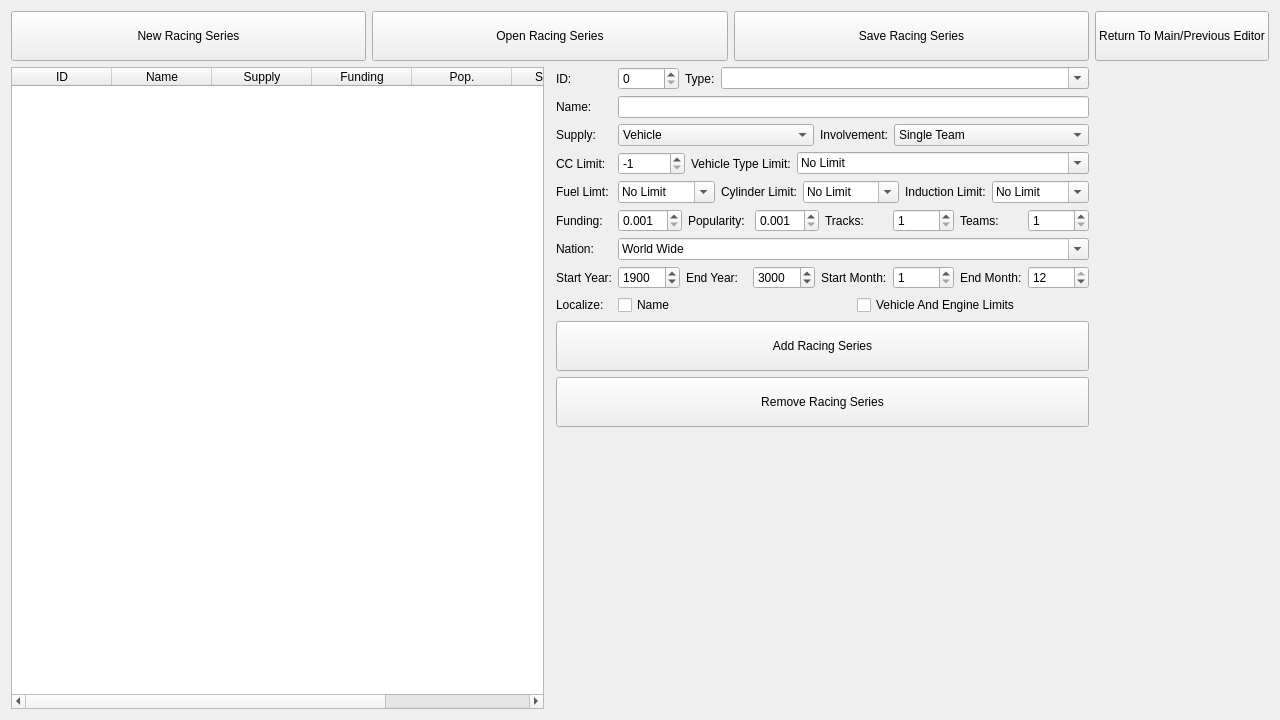
<?xml version="1.0" encoding="UTF-8"?>
<ui version="4.0">
 <class>RacingSeriesEditor</class>
 <widget class="QWidget" name="RacingSeriesEditor">
  <property name="geometry">
   <rect>
    <x>0</x>
    <y>0</y>
    <width>1280</width>
    <height>720</height>
   </rect>
  </property>
  <property name="windowTitle">
   <string>Form</string>
  </property>
  <layout class="QGridLayout" name="gridLayout">
   <item row="0" column="1" colspan="3">
    <layout class="QHBoxLayout" name="horizontalLayout">
     <item>
      <widget class="QPushButton" name="button_new">
       <property name="minimumSize">
        <size>
         <width>0</width>
         <height>50</height>
        </size>
       </property>
       <property name="text">
        <string>New Racing Series</string>
       </property>
      </widget>
     </item>
     <item>
      <widget class="QPushButton" name="button_open">
       <property name="minimumSize">
        <size>
         <width>0</width>
         <height>50</height>
        </size>
       </property>
       <property name="text">
        <string>Open Racing Series</string>
       </property>
      </widget>
     </item>
     <item>
      <widget class="QPushButton" name="button_save">
       <property name="minimumSize">
        <size>
         <width>0</width>
         <height>50</height>
        </size>
       </property>
       <property name="text">
        <string>Save Racing Series</string>
       </property>
      </widget>
     </item>
    </layout>
   </item>
   <item row="0" column="4">
    <layout class="QVBoxLayout" name="verticalLayout">
     <item>
      <widget class="QPushButton" name="button_return">
       <property name="minimumSize">
        <size>
         <width>0</width>
         <height>50</height>
        </size>
       </property>
       <property name="text">
        <string>Return To Main/Previous Editor</string>
       </property>
      </widget>
     </item>
    </layout>
   </item>
   <item row="1" column="1">
    <widget class="QTableWidget" name="table_series">
     <column>
      <property name="text">
       <string>ID</string>
      </property>
     </column>
     <column>
      <property name="text">
       <string>Name</string>
      </property>
     </column>
     <column>
      <property name="text">
       <string>Supply</string>
      </property>
     </column>
     <column>
      <property name="text">
       <string>Funding</string>
      </property>
     </column>
     <column>
      <property name="text">
       <string>Pop.</string>
      </property>
     </column>
     <column>
      <property name="text">
       <string>Start Date</string>
      </property>
     </column>
     <column>
      <property name="text">
       <string>End Date</string>
      </property>
     </column>
    </widget>
   </item>
   <item row="1" column="3">
    <layout class="QFormLayout" name="formLayout">
     <property name="fieldGrowthPolicy">
      <enum>QFormLayout::AllNonFixedFieldsGrow</enum>
     </property>
     <item row="0" column="0">
      <widget class="QLabel" name="label_2">
       <property name="text">
        <string>ID:</string>
       </property>
       <property name="alignment">
        <set>Qt::AlignLeading|Qt::AlignLeft|Qt::AlignVCenter</set>
       </property>
      </widget>
     </item>
     <item row="0" column="1">
      <layout class="QHBoxLayout" name="horizontalLayout_2">
       <item>
        <widget class="QSpinBox" name="spin_id">
         <property name="maximum">
          <number>99999</number>
         </property>
        </widget>
       </item>
       <item>
        <widget class="QLabel" name="label_3">
         <property name="text">
          <string>Type:</string>
         </property>
        </widget>
       </item>
       <item>
        <widget class="QComboBox" name="comboBox_seriesType">
         <property name="sizePolicy">
          <sizepolicy hsizetype="Expanding" vsizetype="Fixed">
           <horstretch>0</horstretch>
           <verstretch>0</verstretch>
          </sizepolicy>
         </property>
         <property name="editable">
          <bool>true</bool>
         </property>
        </widget>
       </item>
      </layout>
     </item>
     <item row="1" column="0">
      <widget class="QLabel" name="label">
       <property name="text">
        <string>Name:</string>
       </property>
      </widget>
     </item>
     <item row="1" column="1">
      <widget class="QLineEdit" name="lineEdit_name"/>
     </item>
     <item row="2" column="0">
      <widget class="QLabel" name="label_4">
       <property name="text">
        <string>Supply:</string>
       </property>
      </widget>
     </item>
     <item row="2" column="1">
      <layout class="QHBoxLayout" name="horizontalLayout_3">
       <item>
        <widget class="QComboBox" name="comboBox_supply">
         <property name="sizePolicy">
          <sizepolicy hsizetype="Expanding" vsizetype="Fixed">
           <horstretch>0</horstretch>
           <verstretch>0</verstretch>
          </sizepolicy>
         </property>
         <item>
          <property name="text">
           <string>Vehicle</string>
          </property>
         </item>
         <item>
          <property name="text">
           <string>Engine</string>
          </property>
         </item>
         <item>
          <property name="text">
           <string>Funding</string>
          </property>
         </item>
        </widget>
       </item>
       <item>
        <widget class="QLabel" name="label_16">
         <property name="text">
          <string>Involvement:</string>
         </property>
        </widget>
       </item>
       <item>
        <widget class="QComboBox" name="comboBox_manuInvolvement">
         <property name="sizePolicy">
          <sizepolicy hsizetype="Expanding" vsizetype="Fixed">
           <horstretch>0</horstretch>
           <verstretch>0</verstretch>
          </sizepolicy>
         </property>
         <item>
          <property name="text">
           <string>Single Team</string>
          </property>
         </item>
         <item>
          <property name="text">
           <string>Multiple Teams</string>
          </property>
         </item>
         <item>
          <property name="text">
           <string>Sponsored</string>
          </property>
         </item>
        </widget>
       </item>
      </layout>
     </item>
     <item row="3" column="0">
      <widget class="QLabel" name="label_6">
       <property name="text">
        <string>CC Limit:</string>
       </property>
      </widget>
     </item>
     <item row="3" column="1">
      <layout class="QHBoxLayout" name="horizontalLayout_4">
       <item>
        <widget class="QSpinBox" name="spinBox_ccLimit">
         <property name="minimum">
          <number>-1</number>
         </property>
         <property name="maximum">
          <number>999999</number>
         </property>
         <property name="value">
          <number>-1</number>
         </property>
        </widget>
       </item>
       <item>
        <widget class="QLabel" name="label_5">
         <property name="text">
          <string>Vehicle Type Limit:</string>
         </property>
        </widget>
       </item>
       <item>
        <widget class="QComboBox" name="comboBox_vehicleTypeLimit">
         <property name="sizePolicy">
          <sizepolicy hsizetype="Expanding" vsizetype="Fixed">
           <horstretch>0</horstretch>
           <verstretch>0</verstretch>
          </sizepolicy>
         </property>
         <property name="editable">
          <bool>true</bool>
         </property>
         <item>
          <property name="text">
           <string>No Limit</string>
          </property>
         </item>
        </widget>
       </item>
      </layout>
     </item>
     <item row="4" column="0">
      <widget class="QLabel" name="label_18">
       <property name="text">
        <string>Fuel Limt:</string>
       </property>
      </widget>
     </item>
     <item row="5" column="0">
      <widget class="QLabel" name="label_7">
       <property name="text">
        <string>Funding:</string>
       </property>
      </widget>
     </item>
     <item row="5" column="1">
      <layout class="QHBoxLayout" name="horizontalLayout_5">
       <item>
        <widget class="QDoubleSpinBox" name="spin_funding">
         <property name="decimals">
          <number>3</number>
         </property>
         <property name="minimum">
          <double>0.001000000000000</double>
         </property>
        </widget>
       </item>
       <item>
        <widget class="QLabel" name="label_8">
         <property name="text">
          <string>Popularity:</string>
         </property>
        </widget>
       </item>
       <item>
        <widget class="QDoubleSpinBox" name="spin_pop">
         <property name="decimals">
          <number>3</number>
         </property>
         <property name="minimum">
          <double>0.001000000000000</double>
         </property>
        </widget>
       </item>
       <item>
        <widget class="QLabel" name="label_9">
         <property name="text">
          <string>Tracks:</string>
         </property>
        </widget>
       </item>
       <item>
        <widget class="QSpinBox" name="spinBox_tracks">
         <property name="minimum">
          <number>1</number>
         </property>
        </widget>
       </item>
       <item>
        <widget class="QLabel" name="label_10">
         <property name="text">
          <string>Teams:</string>
         </property>
        </widget>
       </item>
       <item>
        <widget class="QSpinBox" name="spinBox_teams">
         <property name="minimum">
          <number>1</number>
         </property>
        </widget>
       </item>
      </layout>
     </item>
     <item row="6" column="0">
      <widget class="QLabel" name="label_11">
       <property name="text">
        <string>Nation:</string>
       </property>
      </widget>
     </item>
     <item row="6" column="1">
      <widget class="QComboBox" name="comboBox_nation">
       <property name="editable">
        <bool>true</bool>
       </property>
       <item>
        <property name="text">
         <string>World Wide</string>
        </property>
       </item>
      </widget>
     </item>
     <item row="7" column="0">
      <widget class="QLabel" name="label_12">
       <property name="text">
        <string>Start Year:</string>
       </property>
      </widget>
     </item>
     <item row="7" column="1">
      <layout class="QHBoxLayout" name="horizontalLayout_6">
       <item>
        <widget class="QSpinBox" name="spinBox_startyear">
         <property name="minimum">
          <number>1800</number>
         </property>
         <property name="maximum">
          <number>9999</number>
         </property>
         <property name="value">
          <number>1900</number>
         </property>
        </widget>
       </item>
       <item>
        <widget class="QLabel" name="label_14">
         <property name="text">
          <string>End Year:</string>
         </property>
        </widget>
       </item>
       <item>
        <widget class="QSpinBox" name="spinBox_endyear">
         <property name="minimum">
          <number>1800</number>
         </property>
         <property name="maximum">
          <number>9999</number>
         </property>
         <property name="value">
          <number>3000</number>
         </property>
        </widget>
       </item>
       <item>
        <widget class="QLabel" name="label_13">
         <property name="text">
          <string>Start Month:</string>
         </property>
        </widget>
       </item>
       <item>
        <widget class="QSpinBox" name="spinBox_startmonth">
         <property name="minimum">
          <number>1</number>
         </property>
         <property name="maximum">
          <number>12</number>
         </property>
        </widget>
       </item>
       <item>
        <widget class="QLabel" name="label_15">
         <property name="text">
          <string>End Month:</string>
         </property>
        </widget>
       </item>
       <item>
        <widget class="QSpinBox" name="spinBox_endmonth">
         <property name="minimum">
          <number>1</number>
         </property>
         <property name="maximum">
          <number>12</number>
         </property>
         <property name="value">
          <number>12</number>
         </property>
        </widget>
       </item>
      </layout>
     </item>
     <item row="8" column="0">
      <widget class="QLabel" name="label_17">
       <property name="text">
        <string>Localize:</string>
       </property>
      </widget>
     </item>
     <item row="8" column="1">
      <layout class="QHBoxLayout" name="horizontalLayout_7">
       <item>
        <widget class="QCheckBox" name="checkBox_name_localize">
         <property name="text">
          <string>Name</string>
         </property>
        </widget>
       </item>
       <item>
        <widget class="QCheckBox" name="checkBox_vehicleType_Localize">
         <property name="text">
          <string>Vehicle And Engine Limits</string>
         </property>
        </widget>
       </item>
      </layout>
     </item>
     <item row="9" column="0" colspan="2">
      <widget class="QPushButton" name="button_add">
       <property name="minimumSize">
        <size>
         <width>0</width>
         <height>50</height>
        </size>
       </property>
       <property name="text">
        <string>Add Racing Series</string>
       </property>
      </widget>
     </item>
     <item row="10" column="0" colspan="2">
      <widget class="QPushButton" name="button_remove">
       <property name="minimumSize">
        <size>
         <width>0</width>
         <height>50</height>
        </size>
       </property>
       <property name="text">
        <string>Remove Racing Series</string>
       </property>
      </widget>
     </item>
     <item row="4" column="1">
      <layout class="QHBoxLayout" name="horizontalLayout_8">
       <item>
        <widget class="QComboBox" name="comboBox_fuelTypeLimit">
         <property name="sizePolicy">
          <sizepolicy hsizetype="Expanding" vsizetype="Fixed">
           <horstretch>0</horstretch>
           <verstretch>0</verstretch>
          </sizepolicy>
         </property>
         <property name="editable">
          <bool>true</bool>
         </property>
         <item>
          <property name="text">
           <string>No Limit</string>
          </property>
         </item>
        </widget>
       </item>
       <item>
        <widget class="QLabel" name="label_19">
         <property name="text">
          <string>Cylinder Limit:</string>
         </property>
        </widget>
       </item>
       <item>
        <widget class="QComboBox" name="comboBox_cylinderLimit">
         <property name="sizePolicy">
          <sizepolicy hsizetype="Expanding" vsizetype="Fixed">
           <horstretch>0</horstretch>
           <verstretch>0</verstretch>
          </sizepolicy>
         </property>
         <property name="editable">
          <bool>true</bool>
         </property>
         <item>
          <property name="text">
           <string>No Limit</string>
          </property>
         </item>
        </widget>
       </item>
       <item>
        <widget class="QLabel" name="label_20">
         <property name="text">
          <string>Induction Limit:</string>
         </property>
        </widget>
       </item>
       <item>
        <widget class="QComboBox" name="comboBox_inductionTypeLimit">
         <property name="sizePolicy">
          <sizepolicy hsizetype="Expanding" vsizetype="Fixed">
           <horstretch>0</horstretch>
           <verstretch>0</verstretch>
          </sizepolicy>
         </property>
         <property name="editable">
          <bool>true</bool>
         </property>
         <item>
          <property name="text">
           <string>No Limit</string>
          </property>
         </item>
        </widget>
       </item>
      </layout>
     </item>
    </layout>
   </item>
  </layout>
 </widget>
 <resources/>
 <connections/>
</ui>
